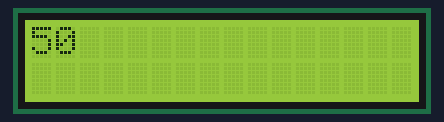
A sketch run on a simulated Arduino Uno, built with avr-gcc and run on an emulated ATmega328P. Parts: 16×2 character LCD.

Above: at 0.1 s.
At 2.1 s:
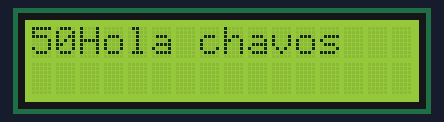
At 6.6 s:
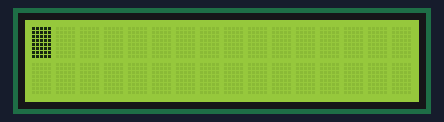
At 9.6 s:
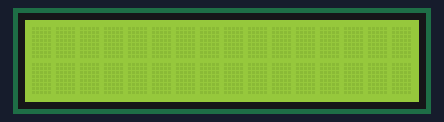

Measured:
- by itself, everything shown: repeats every 12.5 s, in 5 steps
- what the display in image 1 shows lasts 3.0 s, from 2.1 s to 5.1 s

The sketch:

act1NANY.ino
```cpp
#include <LiquidCrystal.h> // Incluye la Libreria LiquidCrystal
const int rs = 8;
const int en = 9;
const int d4 = 6;
const int d5 = 5;
const int d6 = 4;
const int d7 = 3;
LiquidCrystal lcd(rs, en, d4,d5,d6,d7);

void setup() {
  lcd.begin(16,2); // Inicializa la interface para el LCD screen, and determina sus dimensiones (ancho y alto) del display
    Serial.begin(9600);
}

void loop() {
   int tot = 0;

  for (int i = 0; i<10; i++){
    tot=5+tot;
  }
  lcd.print(tot);
  delay (2000);
  lcd.print("Hola chavos"); // Imprime "LCD Tutorial" sobre el LCD
  delay(3000);   // 3 segundos de espera

  lcd.clear(); // Limpia la pantalla
  delay(1500);

  lcd.blink(); // Displayamos el Blinking del Cursor sobre el LCD
  delay(3000);
  lcd.noBlink(); // Apagamos el Blinking del Cursor sobre el LCD
  delay (3000);
}
```
